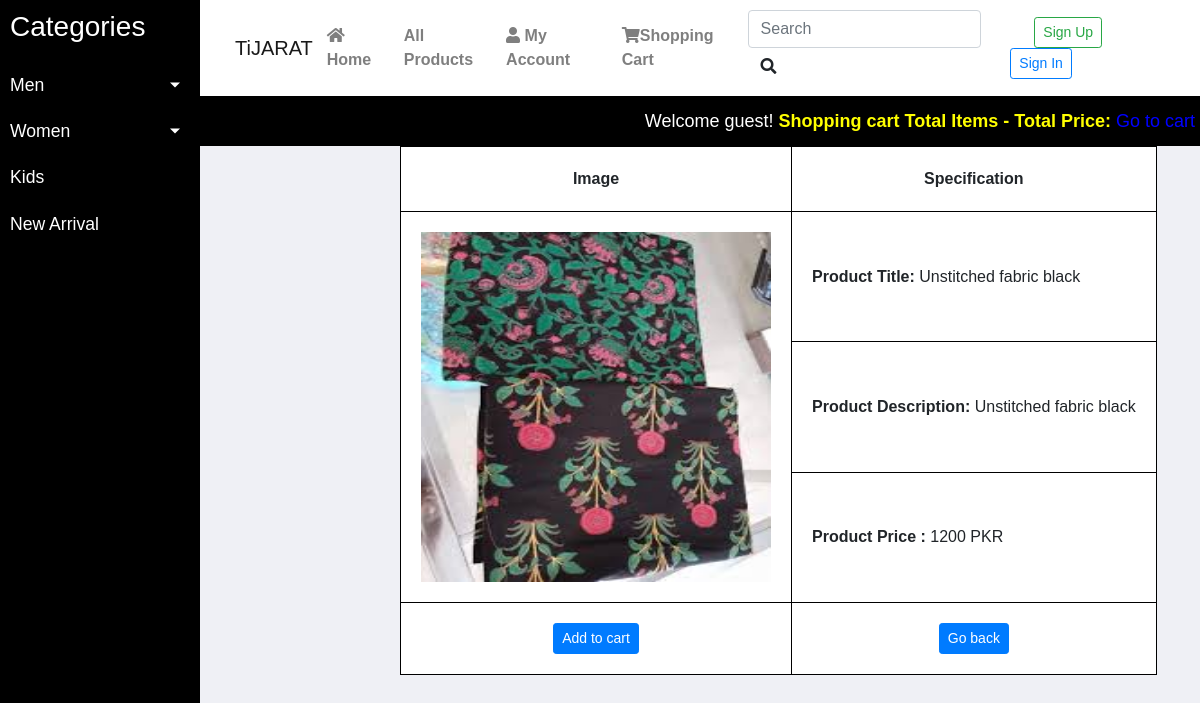
/details.php?pro_id=5, run on the app's committed database.
### tables this page shows
CREATE TABLE `products` (
  `product_id` int(100) NOT NULL,
  `product_cat` int(100) NOT NULL,
  `product_type` tinytext,
  `product_title` varchar(255) NOT NULL,
  `product_price` int(100) NOT NULL,
  `product_desc` text NOT NULL,
  `product_image` text NOT NULL,
  `product_keywords` text NOT NULL
);

### details.php (the view, shortened to what this page needs)
<!doctype html>
<?php
include("functions/functions.php");
?>
<html lang="en">
  <head>
    <link rel="stylesheet" href="https://stackpath.bootstrapcdn.com/bootstrap/4.3.1/css/bootstrap.min.css">
      <link rel="stylesheet" href="https://use.fontawesome.com/releases/v5.8.2/css/all.css">
<link rel="stylesheet" href="https://cdnjs.cloudflare.com/ajax/libs/malihu-custom-scrollbar-plugin/3.1.5/jquery.mCustomScrollbar.min.css">
       <link rel="stylesheet" type="text/css" href="style_details.css" media="all">
    </head>
  <body>
    <div class="wrapper">
        <nav id="sidebar">
            <div class="sidebar-header">
                <h3> Categories </h3>
            </div>
            <ul class="list-unstyled components">
                <li class="active">
                <a href="#mens_menu" data-toggle="collapse" aria-expanded="false" class="dropdown-toggle">  Men </a>
                     </li>
                <li>
                <a href="#womens_menu" data-toggle="collapse" aria-expanded="false" class="dropdown-toggle"> Women </a>
                    </li>
                <li>
                <a href="#"> Kids </a>
                </li>
                <li>
                <a href="#"> New Arrival </a>
                </li>
            </ul>
          </nav>
      <div id="contents">
          <nav class="navbar navbar-expand-xl navbar-light" id="navbar" style="background-color: white;">
             <div class="container-fluid">
        <a class="navbar-brand" href="index.php">TiJARAT</a>
<div class="collapse navbar-collapse " id="navbarSupportedContent">
    <ul class="navbar-nav mr-auto">
      <li class="nav-item">
         <a class="nav-link" href="index.php"> <i class="fas fa-home"></i> Home </a>
      </li>
         <li class="nav-item">
        <a class="nav-link" href="all_products.php"> All Products </a>
      </li>
        <li class="nav-item  ">
        <a class="nav-link" href="#"> <i class="fas fa-user"></i> My Account <span class="sr-only">(current)</span></a>
      </li>
      <li class="nav-item ">
        <a class="nav-link" href="#"> <i class="fas fa-shopping-cart"></i>Shopping Cart <span class="sr-only">(current)</span></a>
      </li>
    </ul>
    <form method="get" action="results.php"  enctype="multipart/form-data" class="form-inline form-group my-2 my-lg-0">
      <input class="form-control mr-sm-2" name="user_query" type="search" placeholder="Search" aria-label="Search">
      <button class="btn my-2 my-sm-0" name="search" type="submit" id="submit">
     <i class="fas fa-search"></i>
    </button>
    </form>
  <form class="form-inline">
    <button class="btn btn-sm mx-4 btn-outline-success" type="button">Sign Up</button>
    <button class="btn btn-sm btn-outline-primary" type="button">Sign In</button>
  </form>
  </div>
              </div>
</nav>
         <div id="shopping_cart" >
         <span style="float: right; padding:5px; line-height: 40px; font-size: 18px;" >
        Welcome guest! <b style="color:yellow"> Shopping cart Total Items - Total Price: </b> <a href="cart.php" style="color: blue" > Go to cart</a>
        </span>
         </div>
        <div id="table">
            <table >
            <tr> <th scope="col"> Image </th>
                 <th scope="col"> Specification </th>
                </tr>
                <tr>
                <td rowspan="3"> <?php
            if (isset($_GET['pro_id']))
            {
            $product_id= $_GET['pro_id'];
            $get_pro= "SELECT * FROM products WHERE product_id='$product_id'";
            $run_pro= mysqli_query($con, $get_pro);
            while($row_pro=mysqli_fetch_array($run_pro))
            {
                $pro_image=$row_pro['product_image'];
                $pro_id=$row_pro['product_id'];
                echo " <img  src='admin_area/product_images/$pro_image' width='350' height='350'  /> ";
            }}
            ?></td>
                <td >  <?php
            if (isset($_GET['pro_id']))
            {
            $product_id= $_GET['pro_id'];
            $get_pro= "SELECT * FROM products WHERE product_id='$product_id'";
            $run_pro= mysqli_query($con, $get_pro);
            while($row_pro=mysqli_fetch_array($run_pro))
            {
                $pro_id=$row_pro['product_id'];
                $pro_title=$row_pro['product_title'];
                echo "<b>Product Title:</b> $pro_title  ";
            }}
            ?>
             </td>
                </tr>
                <tr>
                <td>
                    <?php
            if (isset($_GET['pro_id']))
            {
            $product_id= $_GET['pro_id'];
            $get_pro= "SELECT * FROM products WHERE product_id='$product_id'";
            $run_pro= mysqli_query($con, $get_pro);
            while($row_pro=mysqli_fetch_array($run_pro))
            {
                $pro_id=$row_pro['product_id'];
                $pro_desc=$row_pro['product_desc'];
                echo "<b> Product Description:</b> $pro_desc";
            }}
            ?>
                    </td>
                </tr>
                <tr>
                <td >
                    <?php
            if (isset($_GET['pro_id']))
            {
            $product_id= $_GET['pro_id'];
            $get_pro= "SELECT * FROM products WHERE product_id='$product_id'";
            $run_pro= mysqli_query($con, $get_pro);
            while($row_pro=mysqli_fetch_array($run_pro))
            {
                $pro_price=$row_pro['product_price'];
                echo " <span> <b> Product Price :</b> $pro_price PKR</span>";
            }}
            ?>
                    </td>
                </tr>
                <tr>
                <td align="center">
                     <?php
            if (isset($_GET['pro_id']))
            {
                echo "
                <a href='index.php?add_cart=$pro_id' > <button class='btn btn-sm mx-4 btn-primary'> Add to cart </button> </a>";
            }
                    ?>
                    </td>
                    <td align="center">
                    <a href='index.php'> <button class='btn btn-sm mx-4 btn-primary'> Go back </button></a>
                    </td>
                </tr>
            </table>
  </div>
    </div>
      </div>
    </body>
</html>

### style_details.css (style rules this page uses)
body { font-family: 'Poppins', sans-serif; background-color:#EFF0F5; }
a, a:hover, a:focus { color: inherit; text-decoration: none; transition: all 0.3s; }
.navbar { padding: 10px 10px; border: none; border-radius: 0px; box-shadow: 1px 1px 3px rgba(0,0,0,0.1); }
.navbar-brand { position: relative; right: -10px; }
.nav-link { font-weight: bold; color: black; font-family: 'Poppins' sans-serif; }
.wrapper { width: 100%; height: 100%; display: flex; align-items: stretch; min-height: 100vh; }
#sidebar { min-width: 200px; max-width: 200px; background-color: black; color: white; transition: all 0.3s; }
#sidebar .sidebar-header { padding: 10px; }
#sidebar ul li a { padding: 10px; font-size: 1.1em; display: block; }
a[data-toggle="collapse"] { position: relative; }
#sidebar .dropdown-toggle::after { display: block; position: absolute; top: 50%; right: 20px; transform: translateY(-50%); }
#contents { width: 100%; min-height: 100vh; transition: all 0.3s; }
#shopping_cart { width: 100%; background: black; color: white; float: right; }
td,th { border: 1px solid black; }
table { background-color: white; position: relative; left: 20%; }
th { text-align: center; padding: 20px; }
td { padding: 20px; }

### data on the page
products: product_image (picture), product_title "Unstitched fabric black", product_desc "Unstitched fabric black", product_price "1200"
